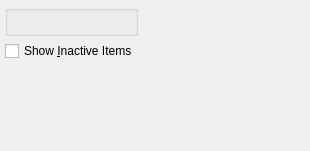
<?xml version="1.0" encoding="UTF-8"?>
<ui version="4.0">
 <comment>This file is part of the xTuple ERP: PostBooks Edition, a free and
open source Enterprise Resource Planning software suite,
Copyright (c) 1999-2010 by OpenMFG LLC, d/b/a xTuple.
It is licensed to you under the Common Public Attribution License
version 1.0, the full text of which (including xTuple-specific Exhibits)
is available at www.xtuple.com/CPAL.  By using this software, you agree
to be bound by its terms.</comment>
 <class>dspItemsByParameter</class>
 <widget class="QWidget" name="dspItemsByParameter">
  <property name="geometry">
   <rect>
    <x>0</x>
    <y>0</y>
    <width>310</width>
    <height>151</height>
   </rect>
  </property>
  <property name="windowTitle">
   <string>Items by Class Code</string>
  </property>
  <layout class="QHBoxLayout" name="horizontalLayout">
   <item>
    <layout class="QVBoxLayout" name="verticalLayout">
     <item>
      <widget class="ParameterGroup" name="_parameter">
       <property name="title">
        <string/>
       </property>
       <property name="fixedSize">
        <bool>false</bool>
       </property>
      </widget>
     </item>
     <item>
      <widget class="XCheckBox" name="_showInactive">
       <property name="text">
        <string>Show &amp;Inactive Items</string>
       </property>
      </widget>
     </item>
     <item>
      <spacer name="verticalSpacer">
       <property name="orientation">
        <enum>Qt::Vertical</enum>
       </property>
       <property name="sizeType">
        <enum>QSizePolicy::MinimumExpanding</enum>
       </property>
       <property name="sizeHint" stdset="0">
        <size>
         <width>20</width>
         <height>0</height>
        </size>
       </property>
      </spacer>
     </item>
    </layout>
   </item>
   <item>
    <spacer name="horizontalSpacer">
     <property name="orientation">
      <enum>Qt::Horizontal</enum>
     </property>
     <property name="sizeType">
      <enum>QSizePolicy::MinimumExpanding</enum>
     </property>
     <property name="sizeHint" stdset="0">
      <size>
       <width>0</width>
       <height>20</height>
      </size>
     </property>
    </spacer>
   </item>
  </layout>
 </widget>
 <layoutdefault spacing="5" margin="5"/>
 <pixmapfunction>qPixmapFromMimeSource</pixmapfunction>
 <customwidgets>
  <customwidget>
   <class>ParameterGroup</class>
   <extends>QGroupBox</extends>
   <header>parametergroup.h</header>
  </customwidget>
  <customwidget>
   <class>XCheckBox</class>
   <extends>QCheckBox</extends>
   <header>xcheckbox.h</header>
  </customwidget>
 </customwidgets>
 <tabstops>
  <tabstop>_parameter</tabstop>
  <tabstop>_showInactive</tabstop>
 </tabstops>
 <resources/>
 <connections/>
</ui>
